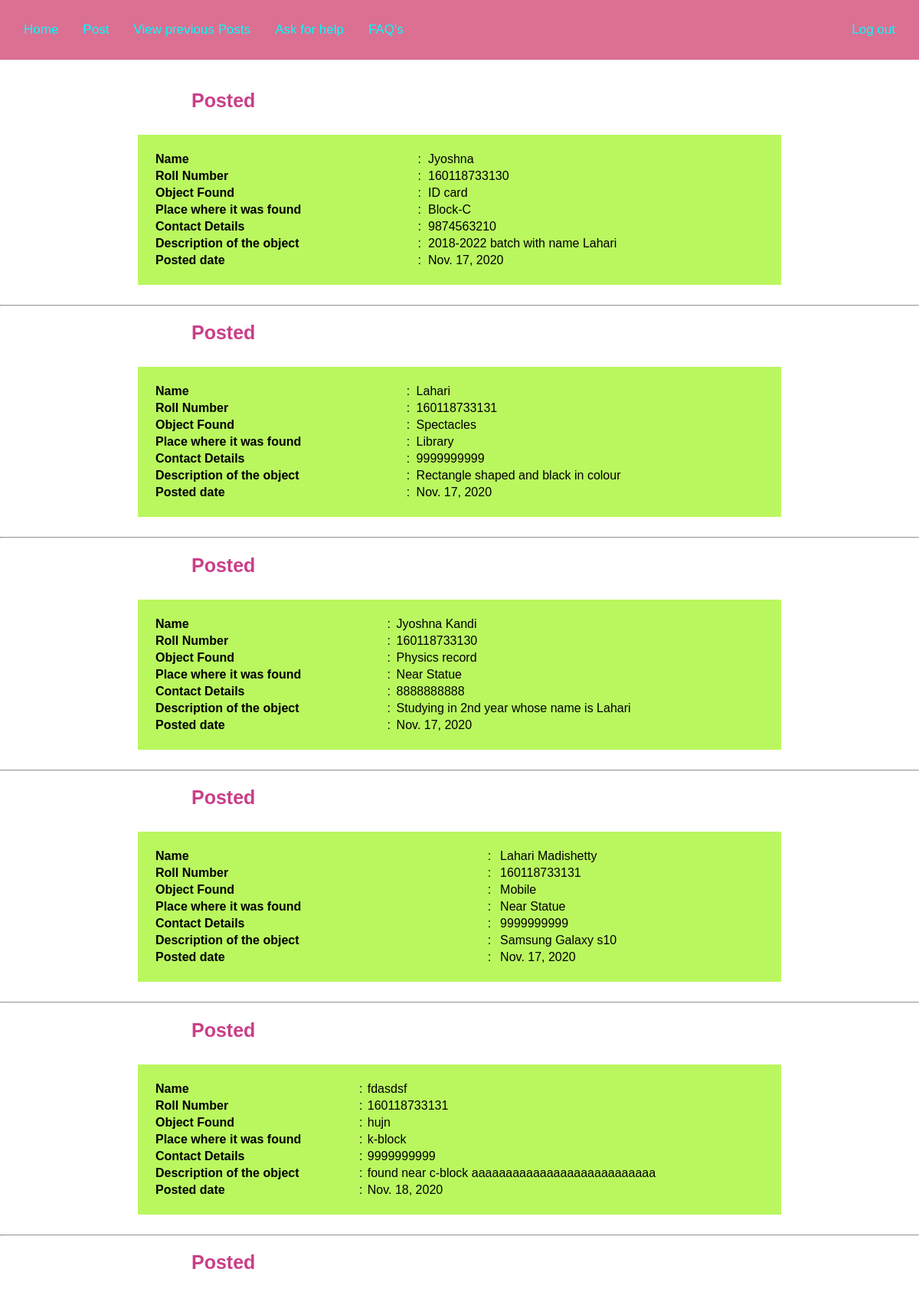
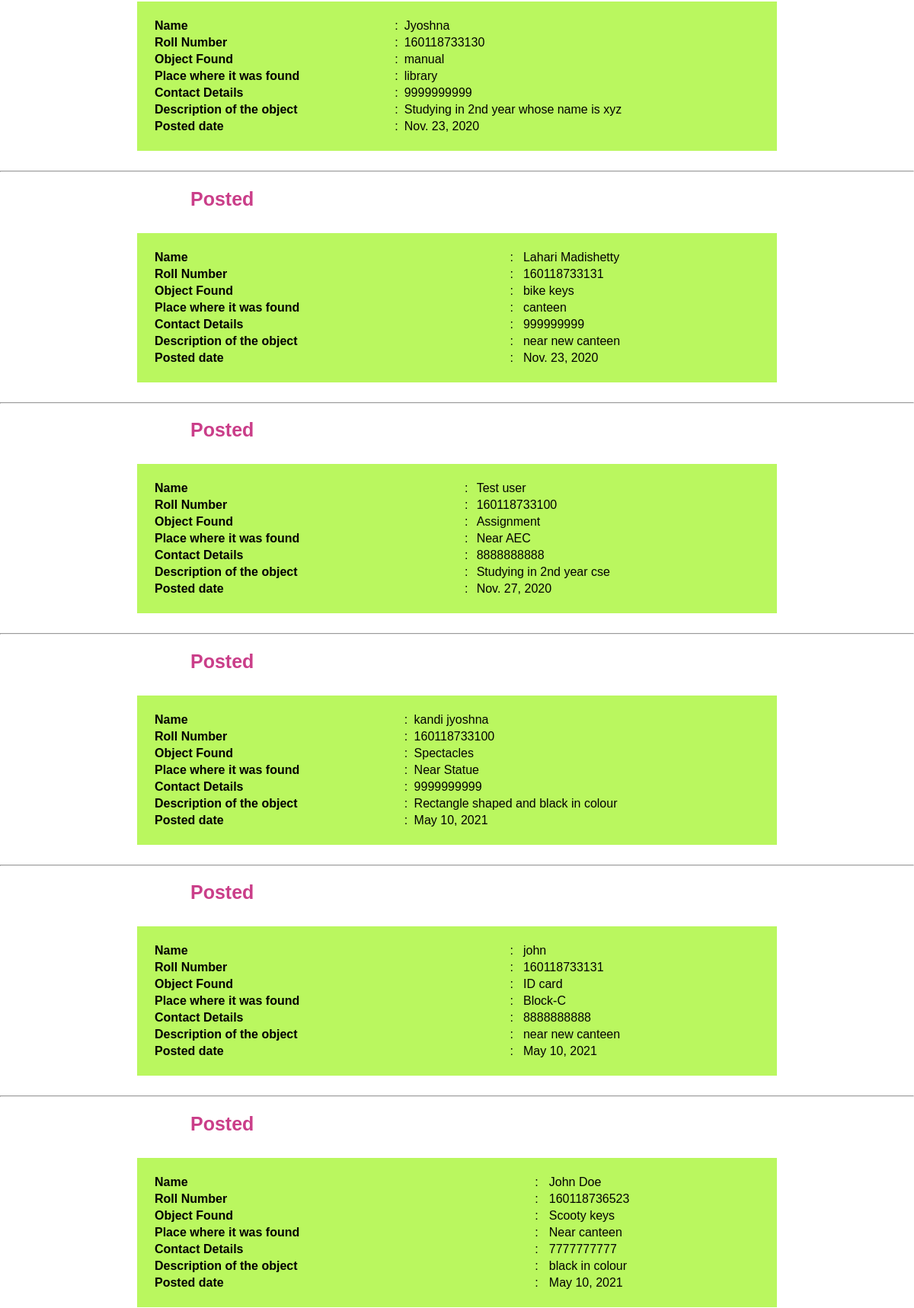
Page /viewprevposts/ (upper part) on the committed database (2 pictures, top to bottom).
### myapp/models.py (models this page shows)
class Form(models.Model):
    name=models.CharField(max_length=300)
    rollnumber=models.IntegerField('Roll number')
    objectname=models.CharField(max_length=300)
    place=models.CharField(max_length=300)
    description=models.TextField()
    contact=models.CharField('Contact No',max_length=10)
    pub_date=models.DateField()

### myapp/views.py (the view)
# urls.py: path('viewprevposts/',views.viewprevposts,name='viewprevposts'),
def viewprevposts(request):
    obj=Form.objects.all()
    obj1=AskHelp.objects.all()
    return render(request,'viewprevposts.html',{'obj':obj,'obj1':obj1})

### myapp/templates/viewprevposts.html (shortened to what this page needs)
<!DOCTYPE html>
<html lang="en">
<head>
</head>
<body>
      <div class="topnav">
        <a href="{% url 'home' %}">Home</a>
        <a href="{% url 'post' %}">Post</a>
        <a href="{% url 'viewprevposts' %}">View previous Posts</a>
        <a href="{% url 'askforhelp' %}">Ask for help</a>
        <a href="{% url 'faqs' %}">FAQ's</a>
      <div class="topnav-right">
        <a href="http://localhost:8000">Log out</a>
      </div>
    </div>
<br>
    {% if obj %}
    {% for k in obj %}
      <h2 class="box">Posted</h2><br>
    <table align="center">
        <tr>
            <td><strong>Name</strong></td>
            <td>:</td>
            <td>{{k.name}}</td>
        </tr>
        <tr>
            <td><strong>Roll Number</strong></td>
            <td>:</td>
            <td>{{k.rollnumber}}</td>
        </tr>
        <tr>
            <td><strong>Object Found</strong></td>
            <td>:</td>
            <td>{{k.objectname}}</td>
        </tr>
        <tr>
            <td><strong>Place where it was found</strong></td>
            <td>:</td>
            <td>{{k.place}}</td>
        </tr>
        <tr>
            <td><strong>Contact Details</strong></td>
            <td>:</td>
            <td>{{k.contact}}</td>
        </tr>
        <tr>
            <td><strong>Description of the object</strong></td>
            <td>:</td>
            <td>{{k.description}}</td>
        </tr>
        <tr>
            <td><strong>Posted date</strong></td>
            <td>:</td>
            <td>{{k.pub_date}}</td>
        </tr>
    </table><br><hr>
    {% endfor %}
    {% endif %}
    {% if obj1 %}
    {% for i in obj1 %}
    <h2 class="box">Asked for help</h2><br>
  <br><hr>
  {% endfor %}
  {% endif %}
</body>
</html>

### myapp/templates/viewprevposts.html (style rules this page uses)
table { background-color:rgb(186, 247, 95); width: 800px; padding: 20px; }
* { box-sizing: border-box; }
body { margin: 0; font-family: Arial, Helvetica, sans-serif; background-repeat: no-repeat; background-attachment: fixed; background-position: center; background-size: cover; }
.topnav { overflow: hidden; background-color:palevioletred; padding: 15px 15px; }
.topnav a { float: left; color: cyan; text-align: center; padding: 14px 16px; text-decoration: none; font-size: 17px; }
.topnav-right { float: right; }
*, *:before, *:after { box-sizing: inherit; }
h2 { font-size: 25px; color: black; }
.box { padding-left: 250px; height: 20px; color: rgb(202, 62, 137); }

### rows in the picture
Form: name "Jyoshna", rollnumber "160118733130", objectname "ID card", place "Block-C", contact "9874563210", description "2018-2022 batch with name Lahari", pub_date "Nov. 17, 2020"
Form: name "Lahari", rollnumber "160118733131", objectname "Spectacles", place "Library", contact "9999999999", description "Rectangle shaped and black in colour", pub_date "Nov. 17, 2020"
Form: name "Jyoshna Kandi", rollnumber "160118733130", objectname "Physics record", place "Near Statue", contact "8888888888", description "Studying in 2nd year whose name is Lahari", pub_date "Nov. 17, 2020"
Form: name "Lahari Madishetty", rollnumber "160118733131", objectname "Mobile", place "Near Statue", contact "9999999999", description "Samsung Galaxy s10", pub_date "Nov. 17, 2020"
Form: name "fdasdsf", rollnumber "160118733131", objectname "hujn", place "k-block", contact "9999999999", description "found near c-block aaaaaaaaaaaaaaaaaaaaaaaaaaa", pub_date "Nov. 18, 2020"
Form: name "Jyoshna", rollnumber "160118733130", objectname "manual", place "library", contact "9999999999", description "Studying in 2nd year whose name is xyz", pub_date "Nov. 23, 2020"
Form: name "Lahari Madishetty", rollnumber "160118733131", objectname "bike keys", place "canteen", contact "999999999", description "near new canteen", pub_date "Nov. 23, 2020"
Form: name "Test user", rollnumber "160118733100", objectname "Assignment", place "Near AEC", contact "8888888888", description "Studying in 2nd year cse", pub_date "Nov. 27, 2020"
Form: name "kandi jyoshna", rollnumber "160118733100", objectname "Spectacles", place "Near Statue", contact "9999999999", description "Rectangle shaped and black in colour", pub_date "May 10, 2021"
Form: name "john", rollnumber "160118733131", objectname "ID card", place "Block-C", contact "8888888888", description "near new canteen", pub_date "May 10, 2021"
Form: name "John Doe", rollnumber "160118736523", objectname "Scooty keys", place "Near canteen", contact "7777777777", description "black in colour", pub_date "May 10, 2021"
